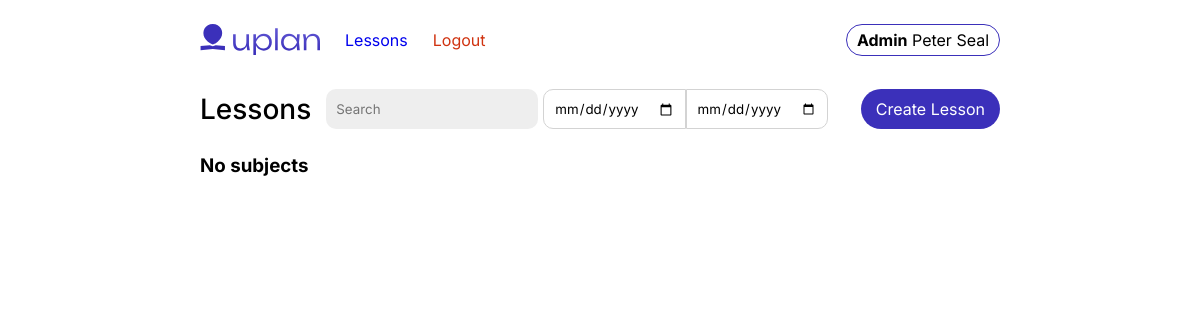
Before: / (signed in) with the older database file.
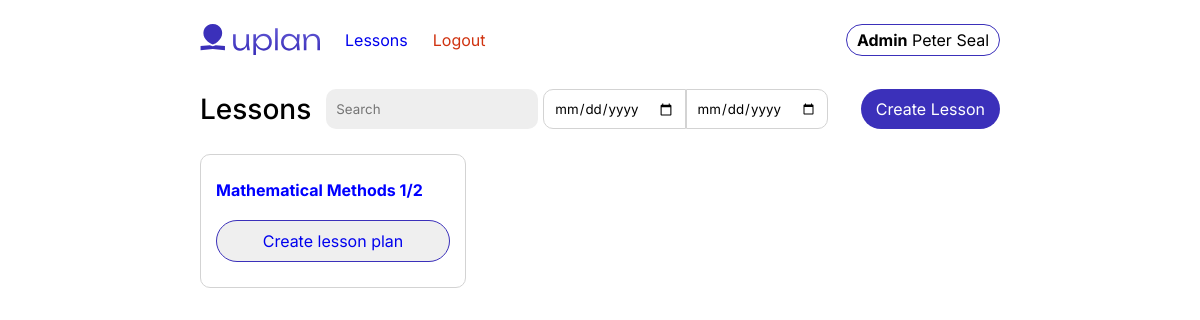
After: the same page with the newer database file.
### core/models.py (models this page shows, shortened)
class Subject(models.Model):
    name = models.CharField(max_length=256)
    teacher = models.ForeignKey(Profile, blank=True, null=True, on_delete=models.SET_NULL, related_name="subjects")
    primary_colour = models.CharField(max_length=15)

### core/views.py (the view)
# urls.py: path('', views.index, name='index'),
@login_required
def index(request):
    cur_user = request.user.profile
    user_subjects = cur_user.subjects.all()
    lesson_plans = cur_user.lessons.all()
    context = {
        'subjects': user_subjects,
        'lessons': lesson_plans
    }
    return render(request, 'core/index.html', context)

### core/models.py (called while the page is built)
    @property
    def full_name(self):
        return f"{self.given_name} {self.family_name}"

### templates/core/index.html (shortened to what this page needs)
{% extends 'core/base.html' %}
{% load static %}
{% block content %}
<div class="container">
    <div class="title-container">
        <div class="title-title-search">
            <h1>Lessons</h1>
            <form style="display: flex; gap: 5px;" method="get" action="{% url 'core:search_results' %}">
                <input type="search" name="q" id="q" placeholder="Search">
                <div class="date-range-group">
                    <input type="date" name="ds" id="" value="{{ date_start }}">
                    <input type="date" name="de" id="" value="{{ date_end }}">
                </div>
            </form>
        </div>
        <div class="button-group">
            <button class="btn btn__primary"><a href="{% url 'core:create_lesson' %}">Create Lesson</a></button>
        </div>
    </div>
    {% if subjects %}
    <div class="subjects">
    {% for subject in subjects %}
        <div class="subject-container">
                <div class="subject-name">
                <h4 style="color: {{ subject.primary_colour }}">{{ subject.name }}</h4>
                </div>
                <div class="lesson-plan">
                {% for lesson in subject.lesson_plan.all %}
                    <li><a href="{{ lesson.get_absolute_url }}">{{ lesson.title }}</a></li>
                    {% empty %}
                    <button style="width: 100%;" class="btn btn__secondary"><a href="{% url 'core:create_lesson' %}">Create lesson plan</a></button>
                {% endfor %}
                </div>
        </div>
    {% endfor %}
    </div>
        {% else %}
        <h3>No subjects</h3>
    {% endif %}
</div>
{% endblock content %}

Changed rows visible on the page:
added Subject: name "Mathematical Methods 1/2"
Other visible differences:
text no longer shown: "No subjects"
